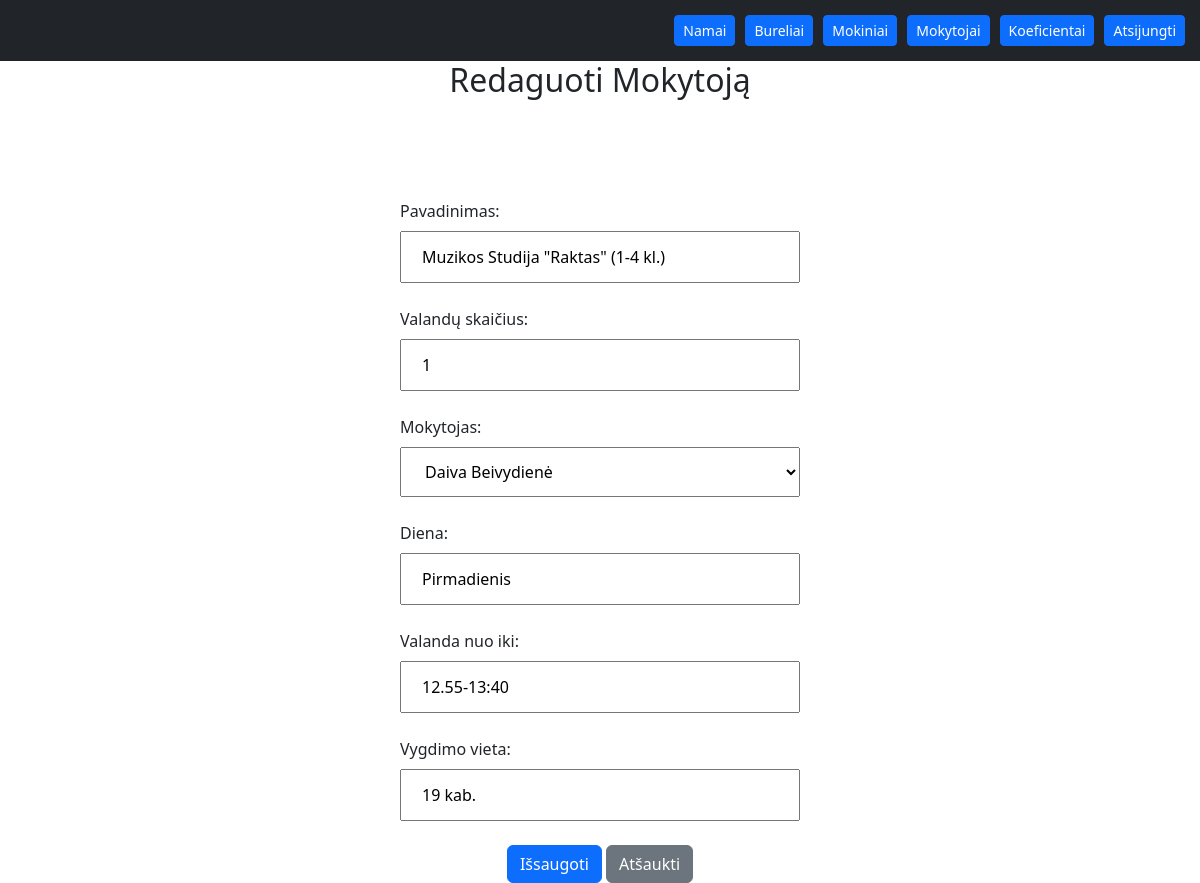
Page /burelis/burelis/1/update/ on the committed database.
### burelis/models.py (models this page shows, shortened)
class Burelis(models.Model):
    pavadinimas = models.CharField(max_length=255)
    valandu_skaicius = models.IntegerField()
    mokytojas = models.ForeignKey(Teacher, on_delete=models.SET_NULL, null=True, blank=True)
    diena = models.CharField(max_length=255)
    valanda_nuo_iki = models.CharField(max_length=255)
    vygdimo_vieta = models.CharField(max_length=255)

### burelis/views.py (the view)
# urls.py: path('burelis/<int:pk>/update/', BurelisUpdateView.as_view(), name='burelis-update'),
class BurelisUpdateView(UpdateView):
    model = Burelis
    form_class = BurelisEditForm
    template_name = 'burelis-update.html'  # Create an HTML template for editing an employee
    success_url = '/burelis/'

### burelis/views.py
class BurelisEditForm(ModelForm):
    class Meta:
        model = Burelis
        fields = ['pavadinimas', 'valandu_skaicius', 'mokytojas', 'diena', 'valanda_nuo_iki', 'vygdimo_vieta']
        labels = {
            'pavadinimas': 'Pavadinimas',
            'valandu_skaicius': 'Valandų skaičius',
            'mokytojas': 'Mokytojas',
            'diena': 'Diena',
            'valanda_nuo_iki': 'Valanda nuo iki',
            'vygdimo_vieta': 'Vygdimo vieta',
        }

### employees/models.py (called while the page is built)
    def __str__(self) -> str:
        return self.first_name + " " + self.last_name

### burelis/templates/burelis-update.html (shortened to what this page needs)
{% extends 'layout.html' %}
{% block content %}
  <h2 style="text-align: center;">Redaguoti Mokytoją</h2>
  <form style="max-width: 400px; margin: 100px auto 0 auto;" method="post">
    {{ form.as_p }}
    <div style="width: 100%; text-align: center;">
      <button type="submit" class="btn btn-primary">Išsaugoti</button>
      <a href="{% url 'burelis-list' %}" class="btn btn-secondary">Atšaukti</a>
    </div>
  </form>
{% endblock %}

### burelis/templates/burelis-update.html (style rules this page uses)
input { width: 100%; padding: 12px 20px; margin: 8px 0; box-sizing: border-box; }
select { width: 100%; padding: 12px 20px; margin: 8px 0; box-sizing: border-box; }

### rows in the picture
Burelis: pavadinimas "Muzikos Studija \"Raktas\" (1-4 kl.)", valandu_skaicius "1", mokytojas "Daiva Beivydienė", diena "Pirmadienis", valanda_nuo_iki "12.55-13:40", vygdimo_vieta "19 kab."
